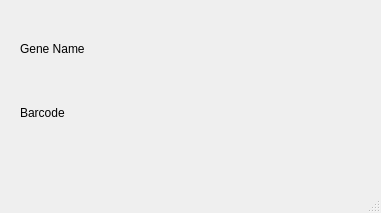
<?xml version="1.0" encoding="UTF-8"?>
<ui version="4.0">
 <class>MainWindow</class>
 <widget class="QMainWindow" name="MainWindow">
  <property name="geometry">
   <rect>
    <x>0</x>
    <y>0</y>
    <width>381</width>
    <height>213</height>
   </rect>
  </property>
  <property name="windowTitle">
   <string>MainWindow</string>
  </property>
  <widget class="QWidget" name="centralwidget">
   <widget class="QWidget" name="verticalLayoutWidget">
    <property name="geometry">
     <rect>
      <x>20</x>
      <y>20</y>
      <width>321</width>
      <height>121</height>
     </rect>
    </property>
    <layout class="QVBoxLayout" name="verticalLayout">
     <item>
      <layout class="QHBoxLayout" name="horizontalLayout">
       <item>
        <widget class="QLabel" name="lblGeneName">
         <property name="text">
          <string>Gene Name</string>
         </property>
        </widget>
       </item>
       <item>
        <widget class="QLabel" name="lbDecodedGeneName">
         <property name="text">
          <string/>
         </property>
        </widget>
       </item>
      </layout>
     </item>
     <item>
      <layout class="QHBoxLayout" name="horizontalLayout_2">
       <item>
        <widget class="QLabel" name="lblBarcode">
         <property name="text">
          <string>Barcode</string>
         </property>
        </widget>
       </item>
       <item>
        <widget class="QLabel" name="lblDecodedBarcode">
         <property name="text">
          <string/>
         </property>
        </widget>
       </item>
      </layout>
     </item>
    </layout>
   </widget>
  </widget>
  <widget class="QMenuBar" name="menubar">
   <property name="geometry">
    <rect>
     <x>0</x>
     <y>0</y>
     <width>381</width>
     <height>22</height>
    </rect>
   </property>
  </widget>
  <widget class="QStatusBar" name="statusbar"/>
 </widget>
 <resources/>
 <connections/>
</ui>
